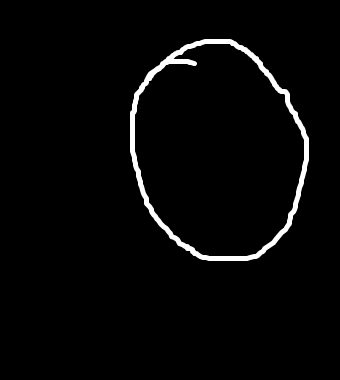
#> input picture Handwriting recognition/captured_images/0/1.png, 340 x 380 px; its folder holds only this picture in this run
$ jupyter execute --allow-errors 'Handwritten Digit Recognition.ipynb'   (shell and % lines are left out)
#> lines starting #> are read from the running program, lines starting #| are printed output that depends on the picture
[cell 1]
def one_time():
    import pyscreenshot as ImageGrab
    import time
    images_folder="captured_images/0/"
    for i in range(0,100):
       time.sleep(8)
       im=ImageGrab.grab(bbox=(60,170,400,550)) #x1,y1,x2,y2
       print("saved......",i)
       im.save(images_folder+str(i)+'.png')
       print("clear screen now and redraw now........")

[cell 2]
import cv2
import csv
import glob
import warnings

warnings.filterwarnings("ignore")

[cell 3]
header  =["label"]
for i in range(0,784):
   header.append("pixel"+str(i))
with open('dataset.csv', 'a') as f:
   writer = csv.writer(f)
   writer.writerow(header)

for label in range(10):
   dirList = glob.glob("captured_images/"+str(label)+"/*.png")

   for img_path in dirList:
       im= cv2.imread(img_path)
#> im is the input picture: shape (380, 340, 3); min 0, max 255, mean 6.6
       im_gray = cv2.cvtColor(im,cv2.COLOR_BGR2GRAY)
       im_gray = cv2.GaussianBlur(im_gray,(15,15), 0)
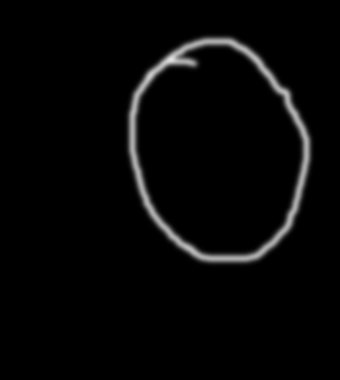
#> im_gray: shape (380, 340); min 0, max 227, mean 6.6
       roi= cv2.resize(im_gray,(28,28), interpolation=cv2.INTER_AREA)
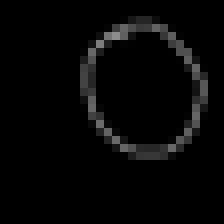
#> roi: shape (28, 28) (shown 8 times larger); min 0, max 140, mean 6.6

       data=[]
       data.append(label)
       rows, cols = roi.shape
#> rows = 28; cols = 28

       ## Add pixel one by one into data array
       for i in range(rows):
           for j in range(cols):
               k =roi[i,j]
               if k>100:
                   k=1
               else:
                   k=0
               data.append(k)
#> after the loop, data = 785 values, max 1 at index 126, min 0 at index 0, mean 0.0127
       with open('dataset.csv', 'a') as f:
           writer = csv.writer(f)
           writer.writerow(data)
